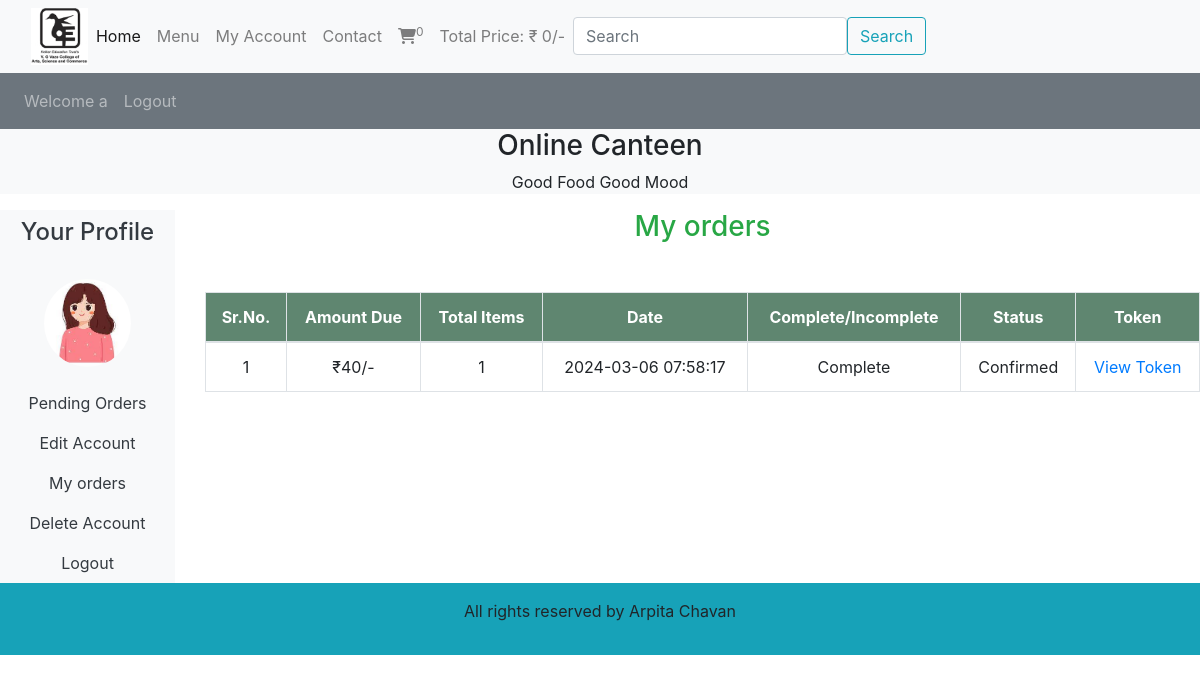
Page /canteen/users/profile.php?my_orders (signed in) on the committed database.
### tables this page shows
CREATE TABLE `user_table` (
  `user_id` int(11) NOT NULL,
  `username` varchar(100) NOT NULL,
  `user_email` varchar(100) NOT NULL,
  `password` varchar(255) NOT NULL,
  `user_image` varchar(255) NOT NULL,
  `user_ip` int(100) NOT NULL
);

CREATE TABLE `user_orders` (
  `order_id` int(11) NOT NULL,
  `user_id` int(11) NOT NULL,
  `amount_due` int(255) NOT NULL,
  `order_token` varchar(255) NOT NULL,
  `product_titles` varchar(255) NOT NULL,
  `total_products` int(255) NOT NULL,
  `quantity` int(255) NOT NULL,
  `customization_description` text NOT NULL,
  `order_date` timestamp NOT NULL DEFAULT current_timestamp() ON UPDATE current_timestamp(),
  `order_status` varchar(255) NOT NULL,
  `token_viewed` int(11) NOT NULL
);

### canteen/users/my_orders.php (the view, shortened to what this page needs)
<!DOCTYPE html>
<html lang="en">
<head>
</head>
<body>
    <?php
    $username=$_SESSION['username'];
    $get_user="Select * from `user_table` where username='$username'";
    $result=mysqli_query($con,$get_user);
    $row_fetch=mysqli_fetch_array($result);
    $user_id=$row_fetch['user_id'];
    ?>
    <h3 class="text-success">My orders</h3>
    <table class="table table-bordered mt-5 p-0">
        <thead class="border border-dark rounded">
            <tr>
                <th>Sr.No.</th>
                <th>Amount Due</th>
                <th>Total Items</th>
                <th>Date</th>
                <th>Complete/Incomplete</th>
                <th>Status</th>
                <th>Token</th>
            </tr>
        </thead>
        <tbody>
            <?php
            $get_order_details="Select * from `user_orders` where user_id=$user_id";
            $result_orders=mysqli_query($con,$get_order_details);
            $number=1;
            while($row_orders=mysqli_fetch_array($result_orders)){
                $order_id=$row_orders['order_id'];
                $amount_due=$row_orders['amount_due'];
                $total_products=$row_orders['total_products'];
                $order_date=$row_orders['order_date'];
                $order_status=$row_orders['order_status'];
                if($order_status=='pending'){
                    $order_status='Incomplete';
                }else{
                    $order_status="Complete";
                }
                echo "<tr>
                    <td>$number</td>
                    <td>₹$amount_due/-</td>
                    <td>$total_products</td>
                    <td>$order_date</td>
                    <td>$order_status</td>";
                if($order_status=='Complete'){
                    echo "<td>Confirmed</td>";
                } else{
                    echo "<td><a href='confirm_order.php?order_id=$order_id'>Confirm</a></td>";
                }
                if($order_status == 'Complete') {
                    echo "<td><a href='token.php?order_id=$order_id'>View Token</a></td>";
                } else {
                    echo "<td></td>";
                }
                echo "</tr>";
                $number++;
            }
            ?>
        </tbody>
    </table>
</body>
</html>

### canteen/users/profile.php (shortened to what this page needs)
<?php
include('../functions/common_function.php');
?>
<!DOCTYPE html>
<html lang="en">
<head>
    <link rel="stylesheet" href="https://cdn.jsdelivr.net/npm/bootstrap@4.0.0/dist/css/bootstrap.min.css">
    <link rel="stylesheet" href="https://cdnjs.cloudflare.com/ajax/libs/font-awesome/6.5.1/css/all.min.css" />
    <link rel="stylesheet" href="../style.css">
  </head>
<body>
    <div class="container-fluid p-0">
        <nav class="navbar navbar-expand-lg navbar-light bg-light">
  <div class="container-fluid">
    <img src="../images/logo.jpg" alt="" class="logo">
    <div class="collapse navbar-collapse" id="navbarSupportedContent">
      <ul class="navbar-nav me-auto mb-2 mb-lg-0">
        <li class="nav-item">
          <a class="nav-link active" aria-current="page" href="../index.php">Home</a>
        </li>
        <li class="nav-item">
          <a class="nav-link" href="../display_all.php">Menu</a>
        </li>
        <li class="nav-item">
          <a class="nav-link" href="profile.php">My Account</a>
        </li>
        <li class="nav-item">
          <a class="nav-link" href="#">Contact</a>
        </li>
        <li class="nav-item">
          <a class="nav-link" href="../cart.php"><i class="fa-solid fa-cart-shopping"></i><sup><?php cart_item();?></sup></a>
        </li>
        <li class="nav-item">
          <a class="nav-link" href="#">Total Price: ₹ <?php total_cart_price();?>/-</a>
        </li>
      </ul>
      <form class="d-flex" action="../search_product.php" method="get">
        <input class="form-control me-2" type="search" placeholder="Search" aria-label="Search" name="search_data">
        <input type="submit" value="Search" class="btn btn-outline-info" name="search_data_product">
      </form>
    </div>
  </div>
</nav>
<nav class="navbar navbar-expand-lg navbar-dark bg-secondary">
    <ul class="navbar-nav me-auto">
        <?php
        if(!isset($_SESSION['username'])){
          echo "<li class='nav-item'>
          <a class='nav-link' href='#'>Welcome Guest</a>
        </li>";
        }else{
          echo "<li class='nav-item'>
          <a class='nav-link' href='#'>Welcome ".$_SESSION['username']."</a>
        </li>";
        }
if(!isset($_SESSION['username'])){
  echo "<li class='nav-item'>
  <a class='nav-link' href='user_login.php'>Login</a>
</li>";
}else{
  echo "<li class='nav-item'>
  <a class='nav-link' href='logout.php'>Logout</a>
</li>";
}
?>
    </ul>
</nav>
<div class="bg-light">
    <h3 class="text-center">Online Canteen</h3>
    <p class="text-center">Good Food Good Mood</p>
</div>
<div class="row">
    <div class="col-md-2">
<ul class="navbar-nav bg-secondary text-center">
<li class="nav-item bg-light">
          <a class="nav-link text-dark" href="#"><h4>Your Profile</h4></a>
        </li>
<?php
$username=$_SESSION['username'];
$user_image="Select* from `user_table` where username='$username'";
$result_image=mysqli_query($con,$user_image);
$row_image=mysqli_fetch_array($result_image);
$user_image=$row_image['user_image'];
echo "<li class='nav-item bg-light'>
<img src='./user_images/$user_image' class='profile_img my-3 rounded-circle' alt=''>
</li>";
?>
        <li class="nav-item bg-light">
          <a class="nav-link text-dark" href="profile.php">Pending Orders</a>
        </li>
        <li class="nav-item bg-light">
          <a class="nav-link text-dark" href="profile.php?edit_account">Edit Account</a>
        </li>
        <li class="nav-item bg-light">
          <a class="nav-link text-dark" href="profile.php?my_orders">My orders</a>
        </li>
        <li class="nav-item bg-light">
          <a class="nav-link text-dark" href="profile.php?delete_account">Delete Account</a>
        </li>
        <li class="nav-item bg-light">
          <a class="nav-link text-dark" href="logout.php">Logout</a>
        </li>
</ul>
    </div>
    <div class="col-md-10 text-center">
    <?php
    if(isset($_GET['my_orders']))
    {
        include('my_orders.php');
    }
    ?>
    </div>
</div>
<?php
include('../includes/footer.php');
?>
    </div>
</body>
</html>

### canteen/style.css (style rules this page uses)
* { margin: 0; padding: 0; box-sizing: border-box; }
.logo { width:5%; height: 5%; }

### canteen/users/profile.php (style rules this page uses)
.profile_img { width: 50%; margin: auto; display: block; object-fit: contain; }

### canteen/users/my_orders.php (style rules this page uses)
th { background: #5F8670; color: white; }

### rows in the picture
user_table: user_image (picture)
user_orders: amount_due "40", total_products "1", order_date "2024-03-06 07:58:17", order_status "Complete", shows "Confirmed"

### other values in the picture
$count_cart_items "0"
$total_price "0"
$_SESSION['username'] "a"
